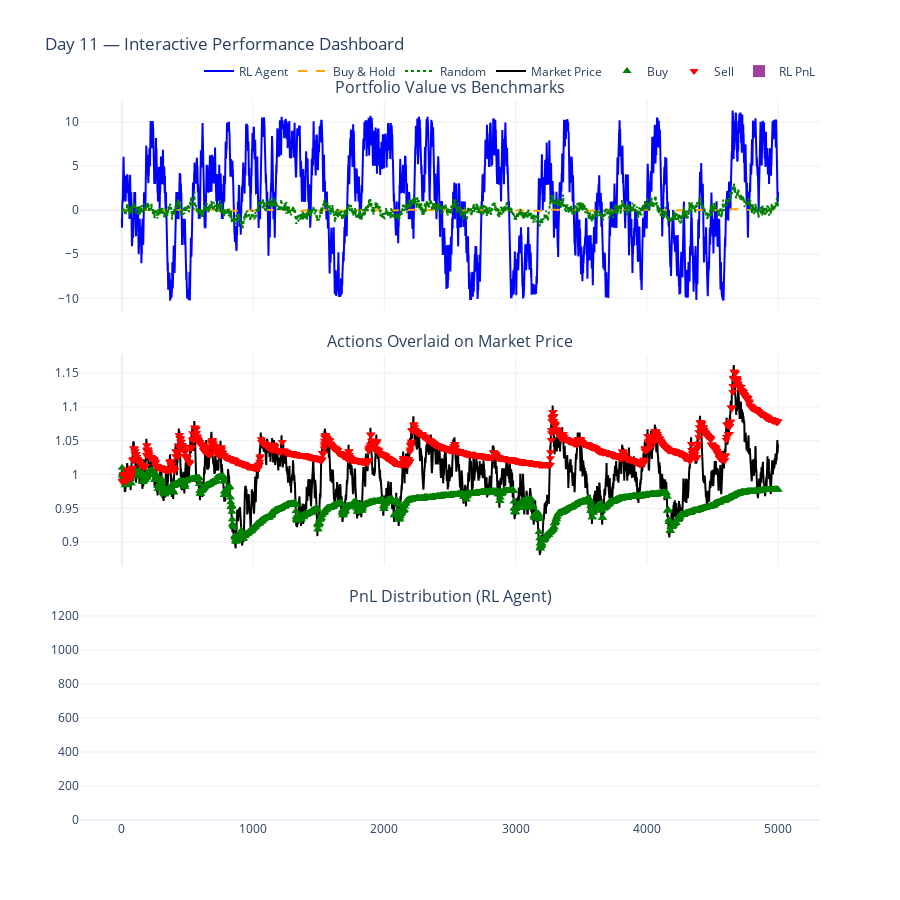

Notebook code cell kept with this figure:
### Code cell
fig = make_subplots(
    rows=3, cols=1,
    shared_xaxes=True,
    vertical_spacing=0.06,
    subplot_titles=[
        "Portfolio Value vs Benchmarks",
        "Actions Overlaid on Market Price",
        "PnL Distribution (RL Agent)"
    ]
)

# -------------------------------
# Chart 1 — Portfolio Values
# -------------------------------
fig.add_trace(
    go.Scatter(
        x=rl_pos["time"],
        y=rl_pos["portfolio_value"],
        name="RL Agent",
        line=dict(color="blue")
    ),
    row=1, col=1
)

fig.add_trace(
    go.Scatter(
        x=bh["time"],
        y=bh["portfolio_value"],
        name="Buy & Hold",
        line=dict(color="orange", dash="dash")
    ),
    row=1, col=1
)

fig.add_trace(
    go.Scatter(
        x=rand["time"],
        y=rand["portfolio_value"],
        name="Random",
        line=dict(color="green", dash="dot")
    ),
    row=1, col=1
)

# -------------------------------
# Chart 2 — Price + Actions
# -------------------------------
fig.add_trace(
    go.Scatter(
        x=prices["time"],
        y=prices["mid_price"],
        name="Market Price",
        line=dict(color="black")
    ),
    row=2, col=1
)

fig.add_trace(
    go.Scatter(
        x=buys["time"],
        y=buys["price"],
        mode="markers",
        name="Buy",
        marker=dict(symbol="triangle-up", color="green", size=8)
    ),
    row=2, col=1
)

fig.add_trace(
    go.Scatter(
        x=sells["time"],
        y=sells["price"],
        mode="markers",
        name="Sell",
        marker=dict(symbol="triangle-down", color="red", size=8)
    ),
    row=2, col=1
)

# -------------------------------
# Chart 3 — PnL Distribution
# -------------------------------
pnl = rl_pos["portfolio_value"].diff().dropna()

fig.add_trace(
    go.Histogram(
        x=pnl,
        nbinsx=50,
        name="RL PnL",
        marker_color="purple",
        opacity=0.75
    ),
    row=3, col=1
)

# -------------------------------
# Layout
# -------------------------------
fig.update_layout(
    height=900,
    title="Day 11 — Interactive Performance Dashboard",
    hovermode="x unified",
    template="plotly_white",
    legend=dict(orientation="h", yanchor="bottom", y=1.02, xanchor="right", x=1)
)

fig.show()

### Figure 1 — Plotly figure (JSON) as saved in the notebook; plotly's stock layout.template omitted (floating-point values rounded to 4 significant figures; data arrays with more than 128 entries replaced by an {"elided": "..."} marker saying what was removed)
{"data": [{"line": {"color": "blue"}, "name": "RL Agent", "type": "scatter", "x": {"elided": "4804 int values"}, "xaxis": "x", "y": {"elided": "4804 float values"}, "yaxis": "y"}, {"line": {"color": "orange", "dash": "dash"}, "name": "Buy & Hold", "type": "scatter", "x": {"elided": "5000 int values"}, "xaxis": "x", "y": {"elided": "5000 float values"}, "yaxis": "y"}, {"line": {"color": "green", "dash": "dot"}, "name": "Random", "type": "scatter", "x": {"elided": "5000 int values"}, "xaxis": "x", "y": {"elided": "5000 float values"}, "yaxis": "y"}, {"line": {"color": "black"}, "name": "Market Price", "type": "scatter", "x": {"elided": "5000 int values"}, "xaxis": "x2", "y": {"elided": "5000 float values"}, "yaxis": "y2"}, {"marker": {"color": "green", "size": 8, "symbol": "triangle-up"}, "mode": "markers", "name": "Buy", "type": "scatter", "x": {"elided": "2403 int values"}, "xaxis": "x2", "y": {"elided": "2403 float values"}, "yaxis": "y2"}, {"marker": {"color": "red", "size": 8, "symbol": "triangle-down"}, "mode": "markers", "name": "Sell", "type": "scatter", "x": {"elided": "2400 int values"}, "xaxis": "x2", "y": {"elided": "2400 float values"}, "yaxis": "y2"}, {"marker": {"color": "purple"}, "name": "RL PnL", "nbinsx": 50, "opacity": 0.75, "type": "histogram", "x": {"elided": "4803 float values"}, "xaxis": "x3", "yaxis": "y3"}], "layout": {"annotations": [{"font": {"size": 16}, "showarrow": false, "text": "Portfolio Value vs Benchmarks", "x": 0.5, "xanchor": "center", "xref": "paper", "y": 1, "yanchor": "bottom", "yref": "paper"}, {"font": {"size": 16}, "showarrow": false, "text": "Actions Overlaid on Market Price", "x": 0.5, "xanchor": "center", "xref": "paper", "y": 0.6467, "yanchor": "bottom", "yref": "paper"}, {"font": {"size": 16}, "showarrow": false, "text": "PnL Distribution (RL Agent)", "x": 0.5, "xanchor": "center", "xref": "paper", "y": 0.2933, "yanchor": "bottom", "yref": "paper"}], "height": 900, "hovermode": "x unified", "legend": {"orientation": "h", "x": 1, "xanchor": "right", "y": 1.02, "yanchor": "bottom"}, "title": {"text": "Day 11 — Interactive Performance Dashboard"}, "xaxis": {"anchor": "y", "domain": [0, 1], "matches": "x3", "showticklabels": false}, "xaxis2": {"anchor": "y2", "domain": [0, 1], "matches": "x3", "showticklabels": false}, "xaxis3": {"anchor": "y3", "domain": [0, 1]}, "yaxis": {"anchor": "x", "domain": [0.7067, 1]}, "yaxis2": {"anchor": "x2", "domain": [0.3533, 0.6467]}, "yaxis3": {"anchor": "x3", "domain": [0, 0.2933]}}}
